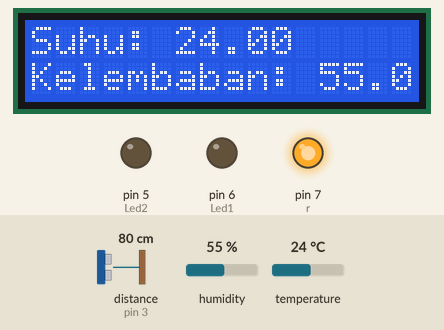
This sketch was run on a simulated Arduino Uno, built with avr-gcc and run on an emulated ATmega328P. Shown: 16×2 character LCD, output pins drawn as LEDs (lit = HIGH). Dashed ring = blinking. Inputs (shaded band) come from the test bench; at power-on: distance to the obstacle (sensor on pin 3) 80 cm, temperature 24 °C, humidity 55 %. The echo pulse lasts 58.3 µs per cm; what the sketch prints to the serial monitor is not drawn.

Above: at 1.2 s.
1.3 s: distance to the obstacle (sensor on pin 3) set to 4 cm
At 2.1 s:
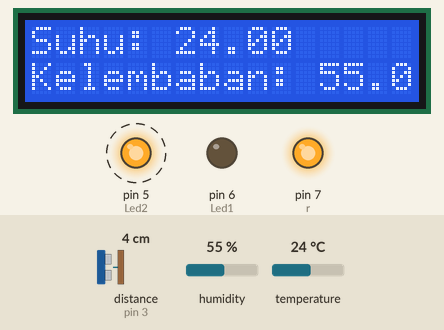
3.7 s: temperature set to 33 °C
At 4.8 s:
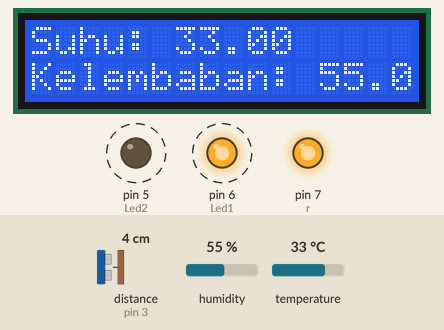
5.9 s: temperature set to 36 °C
At 6.9 s:
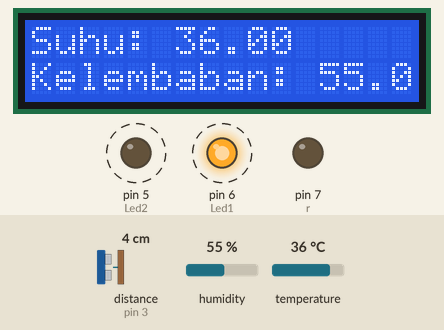
9.1 s: distance to the obstacle (sensor on pin 3) set to 6 cm
At 9.6 s:
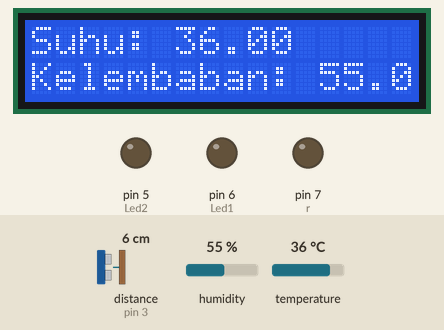
11.8 s: humidity set to 22 %
At 13.4 s:
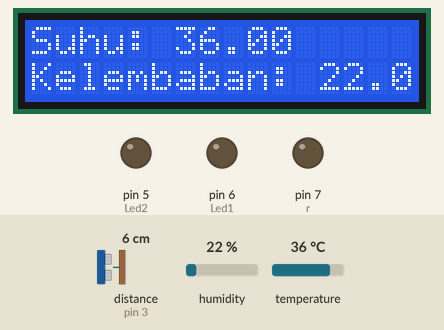
14.5 s: humidity set to 40 %
At 15.6 s:
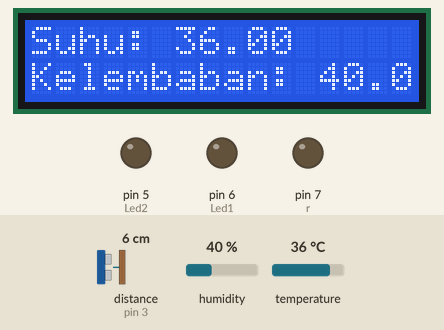
Timing chart, 0 to 17.5 s (numbered marks = the images above; inputs shaded):
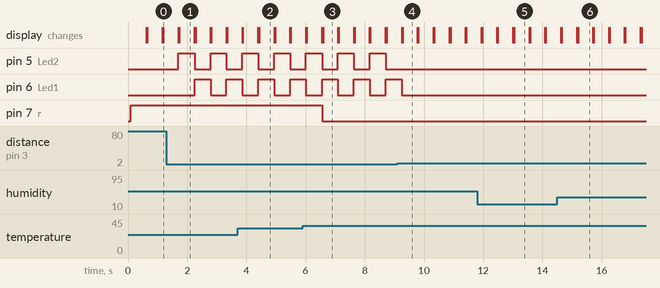

Measured:
- the behaviour switches between 34 and 35 °C on temperature (found by bisection; images 2 and 3)
- the behaviour switches between 4 and 5 cm on distance to the obstacle (sensor on pin 3) (found by bisection; images 3 and 4)
- after the input at 1.3 s, pin 5 (Led2): alternates HIGH for 0.54 s and LOW for 0.53 s, starting after 0.40 s; pin 6 (Led1): LOW → HIGH after 0.96 s, → LOW 0.53 s later, → HIGH 0.53 s later
- after the input at 3.7 s, the display: first differs from a run without the input after 0.74 s (image 2)
- after the input at 5.9 s, pin 7 (r): HIGH → LOW after 0.66 s; the display: first differs from a run without the input after 0.69 s (image 3)
- after the input at 9.1 s, pin 5 (Led2): stops changing and stays LOW; pin 6 (Led1): goes on until 9.2 s, then stays LOW
- after the input at 11.8 s, the display: first differs from a run without the input after 1.3 s (image 5)
- after the input at 14.5 s, the display: first differs from a run without the input after 0.71 s (image 6)

The sketch:

SmartRoomComfortController.ino
```cpp
#include <HCSR04.h>
#include <Wire.h>
#include <LiquidCrystal_I2C.h>
#include <DHT.h>

#define DHTPIN A0      //Pin Sensor Suhu & Kelembaban
#define DHTTYPE DHT11  //Tipe Sensor Suhu & Kelembaban

LiquidCrystal_I2C lcd(0x27, 16, 2);
DHT dht(DHTPIN, DHTTYPE);

float t;        //Variabel Suhu
float h;        //Variabel Kelembaban
float d;        //Variabel Jarak
int   r = 7;    //Variabel Pin Relay
int Led1 = 6;   //Variabel Pin Lampu Tidur
int Led2 = 5;   //Variabel Pin Lampu Kamar
int stat = 0;   //Variabel nilai kondisi lampu kamar (2 = Led1 ON, Led2 OFF; 1 = Led1 OFF, Led2 ON; 0 = Led1 OFF, Led2 OFF)
HCSR04 hc(4,3); //4 Pin Trig, 3 Pin Echo pada Ultrasonic

void setup() {
  dht.begin();
  lcd.init();
  lcd.backlight();
  pinMode(r,    OUTPUT);
  pinMode(Led1, OUTPUT);
  pinMode(Led2, OUTPUT);
  Serial.begin(9600);

}

void loop() {
  t = dht.readTemperature(); //Membaca & menyimpan nilai suhu hasil pembacaan sensor
  h = dht.readHumidity();    //Membaca & menyimpan nilai kelembaban hasil pembacaan sensor
  d = hc.dist();             //Membaca & menyimpan nilai jarak hasil pembacaan sensor
  //digitalWrite(r, HIGH);
  kipas();

  if (d <= 4) {
    if (stat == 2) {
      stat = 1;
    } else {
      stat = 2;
    }
    if (digitalRead(Led2) == LOW || stat == 1) {
      digitalWrite(Led2, HIGH);
      digitalWrite(Led1, LOW);
      stat = 1;
    } else if (digitalRead(Led1) == LOW || stat == 2) {
      digitalWrite(Led2, LOW);
      digitalWrite(Led1, HIGH);
      stat = 2;
    }
  } else if (d <= 10 && d > 4 && (stat == 1 || stat == 2)) {
    digitalWrite(Led2, LOW);
    digitalWrite(Led1, LOW);
    stat = 0;
  }

  lcd.setCursor(0, 0);
  lcd.print("Suhu: ");
  lcd.print(t);

  lcd.setCursor(0, 1);
  lcd.print("Kelembaban: ");
  lcd.print(h);


  Serial.print("Jarak : ");
  Serial.println(d);
  Serial.print("Status : ");
  Serial.println(stat);
  //Serial.print(digitalRead(Led2));
  delay(500);
  lcd.clear();

}

void kipas() {
  if (t > 34) {
    digitalWrite(r, LOW);
  } else {
    digitalWrite(r, HIGH);
  }
}
```
